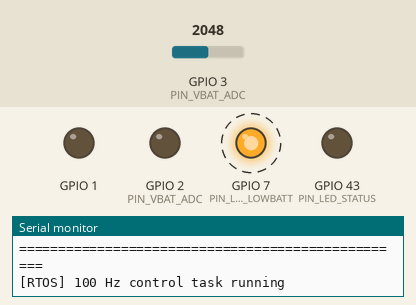
A program run on a simulated Seeed XIAO ESP32-S3. Parts: output pins drawn as LEDs (lit = HIGH), the last lines printed to the serial monitor. Dashed ring = blinking. The inputs (shaded band) are chosen by the test bench; at power-on: GPIO 3 (PIN_VBAT_ADC) = 2048. Storage starts empty.

Above: at 1.3 s.
1.4 s: GPIO 3 (PIN_VBAT_ADC) set to 2186
At 1.62 s:
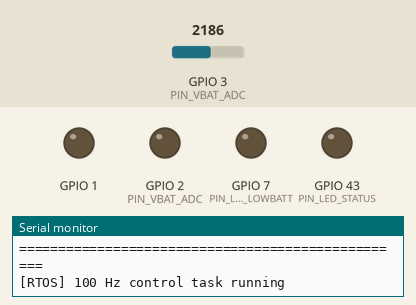
At 3.3 s:
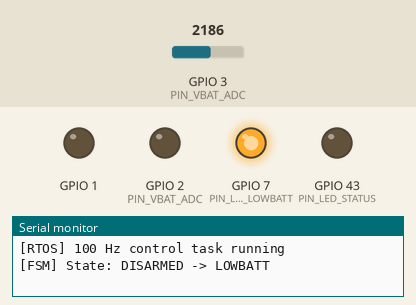
3.6 s: GPIO 3 (PIN_VBAT_ADC) set to 2301
Timing chart, 0 to 6.6 s (numbered marks = the images above; inputs shaded):
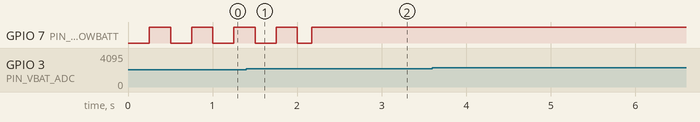

The program:

main.cpp
```cpp
#include <Arduino.h>
#include <mutex>
#include "pins.h"
#include "flap_engine.h"
#include "flight_fsm.h"
#include "servo_ease.h"
#include "servo_out.h"
#include "battery_adc.h"
#include "battery.h"
#include "leds.h"
#include "net.h"

#ifndef FW_VERSION
#define FW_VERSION "0.2.0"
#endif

// Core subsystems
static FlightFsm g_fsm;
static FlapEngine g_flap_engine;
static ServoEase g_servo_ease;
static ServoOut g_servo_out;
static BatteryMonitor g_battery;
static BatteryAdc g_battery_adc;
static LedDriver g_leds;
static NetManager g_net;

// Synchronization & shared telemetry state
static std::mutex g_state_mutex;
static float g_current_freq_hz = 0.0f;
static FlightState g_last_logged_state = FlightState::DISARMED;

// FreeRTOS control task handle
static TaskHandle_t g_control_task_handle = nullptr;

static void control_task(void* param) {
    (void)param;
    TickType_t last_wake_time = xTaskGetTickCount();
    const TickType_t period_ticks = pdMS_TO_TICKS(10);  // 10 ms = 100 Hz
    const float dt_s = 0.010f;
    uint32_t step_count = 0;

    while (true) {
        xTaskDelayUntil(&last_wake_time, period_ticks);

        uint32_t now = millis();
        step_count++;

        FlightState current_state;
        float effective_thr = 0.0f;
        float effective_str = 0.0f;
        BatteryState batt_state;

        // Battery ADC sampling at 50 Hz (every 2 ticks = 20 ms)
        if ((step_count % 2) == 0) {
            uint32_t adc_mv = g_battery_adc.read_adc_mv();
            std::lock_guard<std::mutex> lock(g_state_mutex);
            g_battery.update_adc_mv(adc_mv, 0.020f);
            if (g_battery.is_cutoff_latched()) {
                g_fsm.on_battery_cutoff();
            }
        }

        {
            std::lock_guard<std::mutex> lock(g_state_mutex);
            g_fsm.step(now);
            current_state = g_fsm.state();
            effective_thr = g_fsm.effective_thr();
            effective_str = (current_state == FlightState::ARMED) ? g_fsm.last_steering() : 0.0f;
            batt_state = g_battery.state();
        }

        // Log state transition if state changed
        if (current_state != g_last_logged_state) {
            Serial.print("[FSM] State: ");
            Serial.print(FlightFsm::to_string(g_last_logged_state));
            Serial.print(" -> ");
            Serial.println(FlightFsm::to_string(current_state));
            g_last_logged_state = current_state;
        }

        // Flap engine computation
        bool is_armed = (current_state == FlightState::ARMED);
        FlapOutput flap = g_flap_engine.update(dt_s, is_armed, effective_thr, effective_str);

        // Store frequency for telemetry
        {
            std::lock_guard<std::mutex> lock(g_state_mutex);
            g_current_freq_hz = flap.freq_hz;
        }

        // Servo slew / ramp lifecycle easing
        float out_left = 90.0f;
        float out_right = 90.0f;
        bool pwm_active = false;
        g_servo_ease.update(dt_s, current_state, flap.left_deg, flap.right_deg,
                            out_left, out_right, pwm_active);

        // Hardware LEDC PWM update
        g_servo_out.update(out_left, out_right, pwm_active);

        // Update indicator LEDs
        g_leds.update(now, current_state, batt_state);
    }
}

void setup() {
    Serial.begin(115200);
    delay(100);

    // 1. Initialize servo output (pins configured as OUTPUT and driven LOW)
    g_servo_out.begin();

    // 2. Initialize battery ADC
    g_battery_adc.begin();

    // 3. Initialize LED indicators
    g_leds.begin();

    // 4. Initialize network subsystems (LittleFS, Wi-Fi AP, mDNS, WebServer, WebSocket)
    g_net.begin(g_fsm, g_battery, g_current_freq_hz, g_state_mutex);

    // 5. Log boot banner
    Serial.println();
    Serial.println("==================================================");
    Serial.println("         TROIDRONE ESP32-S3 FIRMWARE              ");
    Serial.print  ("  Version:         "); Serial.println(FW_VERSION);
    Serial.print  ("  Left Servo Pin:  GPIO"); Serial.println(g_servo_out.left_pin());
    Serial.print  ("  Right Servo Pin: GPIO"); Serial.println(g_servo_out.right_pin());
    Serial.print  ("  Battery ADC Pin: GPIO"); Serial.println(PIN_VBAT_ADC);
    Serial.print  ("  Status LED Pin:  GPIO"); Serial.println(PIN_LED_STATUS);
    Serial.print  ("  LowBatt LED Pin: GPIO"); Serial.println(PIN_LED_LOWBATT);
    Serial.print  ("  Wi-Fi AP SSID:   "); Serial.println(g_net.ssid());
    Serial.println("  AP IP:           192.168.4.1");
    Serial.println("  Initial State:   DISARMED");
    Serial.println("==================================================");

    // 6. Create dedicated 100 Hz FreeRTOS task (priority 2, higher than loopTask)
    BaseType_t ret = xTaskCreate(
        control_task,
        "ctrl_100hz",
        4096,
        nullptr,
        2,
        &g_control_task_handle
    );

    if (ret != pdPASS) {
        Serial.println("[RTOS] ERROR: Failed to create 100 Hz control task!");
    } else {
        Serial.println("[RTOS] 100 Hz control task running");
    }
}

void loop() {
    g_net.update();
    vTaskDelay(pdMS_TO_TICKS(10));
}
```

battery_adc.cpp
```cpp
#include "battery_adc.h"

#if defined(ARDUINO)
#include <Arduino.h>
#endif

void BatteryAdc::begin() {
#if defined(ARDUINO)
    pinMode(PIN_VBAT_ADC, INPUT);
    analogSetAttenuation(ADC_11db);
#endif
}

uint32_t BatteryAdc::read_adc_mv() {
#if defined(ARDUINO)
    return analogReadMilliVolts(PIN_VBAT_ADC);
#else
    return 2000; // Simulated 2000 mV in native
#endif
}
```

battery_adc.h
```cpp
#pragma once
#ifndef TROIDRONE_BATTERY_ADC_H_
#define TROIDRONE_BATTERY_ADC_H_

#include <cstdint>
#include "pins.h"

class BatteryAdc {
public:
    void begin();
    uint32_t read_adc_mv();
};

#endif  // TROIDRONE_BATTERY_ADC_H_
```

leds.cpp
```cpp
#include "leds.h"

#if defined(ARDUINO)
#include <Arduino.h>
#endif

void LedDriver::begin() {
#if defined(ARDUINO)
    pinMode(PIN_LED_STATUS, OUTPUT);
    digitalWrite(PIN_LED_STATUS, LOW);
    pinMode(PIN_LED_LOWBATT, OUTPUT);
    digitalWrite(PIN_LED_LOWBATT, LOW);
#endif
}

void LedDriver::update(uint32_t now_ms, FlightState flight_state, BatteryState battery_state) {
#if defined(ARDUINO)
    // 1. Status LED (D6): solid ON when ARMED, else OFF
    if (flight_state == FlightState::ARMED) {
        digitalWrite(PIN_LED_STATUS, HIGH);
    } else {
        digitalWrite(PIN_LED_STATUS, LOW);
    }

    // 2. Low-battery LED (D8):
    // OFF when OK, 1 Hz blink on WARNING (<7.4V), 2 Hz blink on CRITICAL (<7.0V), solid ON on CUTOFF (<6.4V latched)
    switch (battery_state) {
        case BatteryState::OK:
            digitalWrite(PIN_LED_LOWBATT, LOW);
            break;

        case BatteryState::WARNING: {
            // 1 Hz blink: 500 ms on, 500 ms off
            if (now_ms - last_warning_toggle_ms_ >= 500) {
                last_warning_toggle_ms_ = now_ms;
                warning_led_state_ = !warning_led_state_;
            }
            digitalWrite(PIN_LED_LOWBATT, warning_led_state_ ? HIGH : LOW);
            break;
        }

        case BatteryState::CRITICAL: {
            // 2 Hz blink: 250 ms on, 250 ms off
            if (now_ms - last_critical_toggle_ms_ >= 250) {
                last_critical_toggle_ms_ = now_ms;
                critical_led_state_ = !critical_led_state_;
            }
            digitalWrite(PIN_LED_LOWBATT, critical_led_state_ ? HIGH : LOW);
            break;
        }

        case BatteryState::CUTOFF:
            digitalWrite(PIN_LED_LOWBATT, HIGH);
            break;
    }
#else
    (void)now_ms;
    (void)flight_state;
    (void)battery_state;
#endif
}
```

leds.h
```cpp
#pragma once
#ifndef TROIDRONE_LEDS_H_
#define TROIDRONE_LEDS_H_

#include <cstdint>
#include "pins.h"
#include "flight_fsm.h"
#include "battery.h"

class LedDriver {
public:
    void begin();
    void update(uint32_t now_ms, FlightState flight_state, BatteryState battery_state);

private:
    uint32_t last_warning_toggle_ms_ = 0;
    uint32_t last_critical_toggle_ms_ = 0;
    bool warning_led_state_ = false;
    bool critical_led_state_ = false;
};

#endif  // TROIDRONE_LEDS_H_
```

net.cpp
```cpp
#include "net.h"
#include <cstring>
#include "link.h"
#include "protocol_codec.h"

#if defined(ARDUINO)
    #include <Arduino.h>
    #include <esp_mac.h>
    #include <WiFi.h>
    #include <ESPmDNS.h>
    #include <LittleFS.h>
    #include <AsyncTCP.h>
    #include <ESPAsyncWebServer.h>
#endif

#ifndef FW_VERSION
#define FW_VERSION "0.2.0"
#endif

#ifndef WIFI_SSID_PREFIX
#define WIFI_SSID_PREFIX "troidrone"
#endif

#ifndef WIFI_AP_PASSWORD
#define WIFI_AP_PASSWORD "troidrone-dev"
#endif

struct NetManager::Impl {
#if defined(ARDUINO)
    AsyncWebServer server{80};
    AsyncWebSocket ws{"/ws"};
#endif
    WsControlSource ws_control_source;
    uint32_t active_client_id = 0;
    char ssid[32] = {0};

    FlightFsm* fsm = nullptr;
    BatteryMonitor* battery = nullptr;
    const float* current_freq_hz = nullptr;
    std::mutex* state_mutex = nullptr;
    uint32_t last_telemetry_ms = 0;

#if defined(ARDUINO)
    void on_ws_event(AsyncWebSocket* server, AsyncWebSocketClient* client,
                     AwsEventType type, void* arg, uint8_t* data, size_t len);
#endif
    void send_telemetry(uint32_t now_ms);
};

#if defined(ARDUINO)
void NetManager::Impl::on_ws_event(AsyncWebSocket* /*server*/, AsyncWebSocketClient* client,
                                   AwsEventType type, void* arg, uint8_t* data, size_t len) {
    if (client == nullptr) {
        return;
    }

    switch (type) {
        case WS_EVT_CONNECT: {
            uint32_t superseded_id = 0;
            if (state_mutex != nullptr && fsm != nullptr) {
                std::lock_guard<std::mutex> lock(*state_mutex);
                if (active_client_id != 0 && active_client_id != client->id()) {
                    superseded_id = active_client_id;
                    fsm->on_link_closed();
                }
                active_client_id = client->id();
                ws_control_source.reset();
            }

            if (superseded_id != 0) {
                ws.close(superseded_id, 4001, "superseded");
                Serial.print("[WS] Client #");
                Serial.print(superseded_id);
                Serial.print(" superseded by #");
                Serial.println(client->id());
            }

            char hello_buf[64];
            size_t hello_len = serialize_hello(hello_buf, sizeof(hello_buf), FW_VERSION);
            if (hello_len > 0) {
                client->text(hello_buf, hello_len);
            }
            Serial.print("[WS] Client #");
            Serial.print(client->id());
            Serial.println(" connected");
            break;
        }

        case WS_EVT_DISCONNECT: {
            uint32_t cid = client->id();
            bool was_active = false;
            if (state_mutex != nullptr && fsm != nullptr) {
                std::lock_guard<std::mutex> lock(*state_mutex);
                if (active_client_id != 0 && cid == active_client_id) {
                    was_active = true;
                    fsm->on_link_closed();
                    active_client_id = 0;
                    ws_control_source.reset();
                }
            }
            if (was_active) {
                Serial.print("[WS] Active client #");
                Serial.print(cid);
                Serial.println(" disconnected");
            }
            break;
        }

        case WS_EVT_DATA: {
            AwsFrameInfo* info = static_cast<AwsFrameInfo*>(arg);
            if (info != nullptr && info->opcode == WS_TEXT) {
                if (info->final && info->index == 0 && info->len == len) {
                    uint32_t cid = client->id();
                    const char* payload = reinterpret_cast<const char*>(data);
                    FrameType ft = identify_frame(payload, len);

                    if (ft == FrameType::CTL) {
                        CtlFrame ctl;
                        if (parse_ctl(payload, len, ctl)) {
                            if (state_mutex != nullptr && fsm != nullptr) {
                                std::lock_guard<std::mutex> lock(*state_mutex);
                                if (cid == active_client_id) {
                                    uint32_t now = millis();
                                    if (ws_control_source.accept_ctl(ctl.seq, ctl.thr, ctl.str, now)) {
                                        fsm->on_ctl(now, ctl.thr, ctl.str, ctl.seq);
                                    }
                                }
                            }
                        }
                    } else if (ft == FrameType::STOP) {
                        StopFrame stop_frame;
                        if (parse_stop(payload, len, stop_frame)) {
                            if (state_mutex != nullptr && fsm != nullptr) {
                                std::lock_guard<std::mutex> lock(*state_mutex);
                                if (cid == active_client_id) {
                                    uint32_t now = millis();
                                    if (ws_control_source.accept_stop(stop_frame.seq, now)) {
                                        fsm->on_stop(now, stop_frame.seq);
                                    }
                                }
                            }
                        }
                    } else if (ft == FrameType::ARM) {
                        ArmFrame arm;
                        if (parse_arm(payload, len, arm)) {
                            ArmResult result{false, ArmRefusal::NONE};
                            if (state_mutex != nullptr && fsm != nullptr) {
                                std::lock_guard<std::mutex> lock(*state_mutex);
                                if (cid == active_client_id) {
                                    uint32_t now = millis();
                                    bool batt_ok = (battery != nullptr) ? battery->is_ok() : true;
                                    result = fsm->on_arm_result(now, arm.v, batt_ok);
                                }
                            }
                            if (arm.v && !result.success) {
                                char err_buf[80];
                                size_t err_len = serialize_err(err_buf, sizeof(err_buf), "arm_refused", FlightFsm::to_refusal_str(result.reason));
                                if (err_len > 0) {
                                    client->text(err_buf, err_len);
                                }
                            }
                        }
                    }
                }
            }
            break;
        }

        case WS_EVT_PONG:
        case WS_EVT_ERROR:
        default:
            break;
    }
}
#endif

void NetManager::Impl::send_telemetry(uint32_t now_ms) {
#if defined(ARDUINO)
    uint32_t client_id = 0;
    char st[16] = {0};
    float freq = 0.0f;
    float thr = 0.0f;
    float str = 0.0f;
    float vb = 0.0f;
    int vpct = 0;
    uint32_t age = 9999;

    if (state_mutex != nullptr && fsm != nullptr && current_freq_hz != nullptr) {
        std::lock_guard<std::mutex> lock(*state_mutex);
        client_id = active_client_id;
        if (client_id == 0) {
            return;
        }
        std::strncpy(st, fsm->state_str(), sizeof(st) - 1);
        freq = *current_freq_hz;
        thr = fsm->effective_thr();
        str = (fsm->state() == FlightState::ARMED) ? fsm->last_steering() : 0.0f;
        if (battery != nullptr) {
            vb = battery->voltage();
            vpct = battery->percentage();
        }
        age = fsm->age_ms(now_ms);
    } else {
        return;
    }

    char tel_buf[128];
    size_t len = serialize_tel(tel_buf, sizeof(tel_buf), st, freq, thr, str, vb, vpct, age);
    if (len > 0) {
        ws.text(client_id, tel_buf, len);
    }
#else
    (void)now_ms;
#endif
}

static NetManager::Impl s_impl;

NetManager::NetManager() : pimpl_(&s_impl) {}

NetManager::~NetManager() {}

uint32_t NetManager::active_client_id() const {
    return pimpl_->active_client_id;
}

const char* NetManager::ssid() const {
    return pimpl_->ssid;
}

bool NetManager::begin(FlightFsm& fsm, BatteryMonitor& battery, const float& current_freq_hz, std::mutex& state_mutex) {
    pimpl_->fsm = &fsm;
    pimpl_->battery = &battery;
    pimpl_->current_freq_hz = &current_freq_hz;
    pimpl_->state_mutex = &state_mutex;
    pimpl_->last_telemetry_ms = 0;

#if defined(ARDUINO)
    uint8_t mac[6] = {0};
    esp_read_mac(mac, ESP_MAC_WIFI_SOFTAP);
    std::snprintf(pimpl_->ssid, sizeof(pimpl_->ssid), "%s-%02X%02X",
                  WIFI_SSID_PREFIX, mac[4], mac[5]);

    WiFi.mode(WIFI_AP);
    IPAddress ap_ip(192, 168, 4, 1);
    IPAddress ap_gateway(192, 168, 4, 1);
    IPAddress ap_subnet(255, 255, 255, 0);
    WiFi.softAPConfig(ap_ip, ap_gateway, ap_subnet);

    bool ap_ok = WiFi.softAP(pimpl_->ssid, WIFI_AP_PASSWORD, 1, 0, 4);
    if (!ap_ok) {
        Serial.println("[NET] ERROR: Failed to start Wi-Fi SoftAP");
        return false;
    }

    WiFi.setTxPower(WIFI_POWER_8_5dBm);

    if (MDNS.begin("troidrone")) {
        MDNS.addService("http", "tcp", 80);
    }

    if (!LittleFS.begin(false)) {
        Serial.println("[NET] WARNING: LittleFS mount failed (files will not be served)");
    } else {
        pimpl_->server.serveStatic("/", LittleFS, "/")
            .setDefaultFile("index.html")
            .setCacheControl("max-age=600");
    }

    pimpl_->ws.onEvent([this](AsyncWebSocket* s, AsyncWebSocketClient* c,
                             AwsEventType t, void* a, uint8_t* d, size_t l) {
        pimpl_->on_ws_event(s, c, t, a, d, l);
    });
    pimpl_->server.addHandler(&pimpl_->ws);

    pimpl_->server.begin();
    return true;
#else
    std::strncpy(pimpl_->ssid, "troidrone-native", sizeof(pimpl_->ssid) - 1);
    return true;
#endif
}

void NetManager::update() {
#if defined(ARDUINO)
    uint32_t now = millis();
    pimpl_->ws.cleanupClients();
    if (now - pimpl_->last_telemetry_ms >= 200u) {
        pimpl_->last_telemetry_ms = now;
        pimpl_->send_telemetry(now);
    }
#endif
}
```

Source omitted: net.h (488 bytes), servo_out.cpp (2693 bytes), servo_out.h (1106 bytes), pins.h (2256 bytes)

Measured:
- after the input at 3.6 s, every drawn part: stays the same
